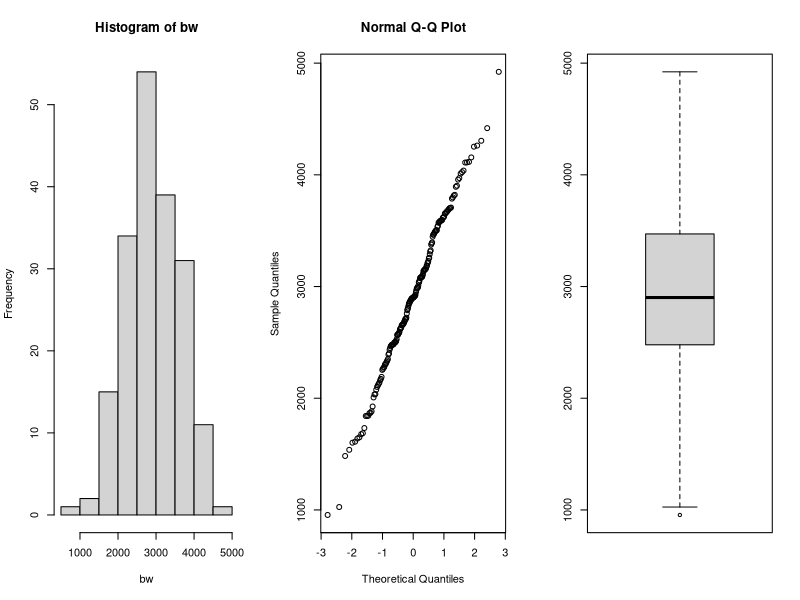
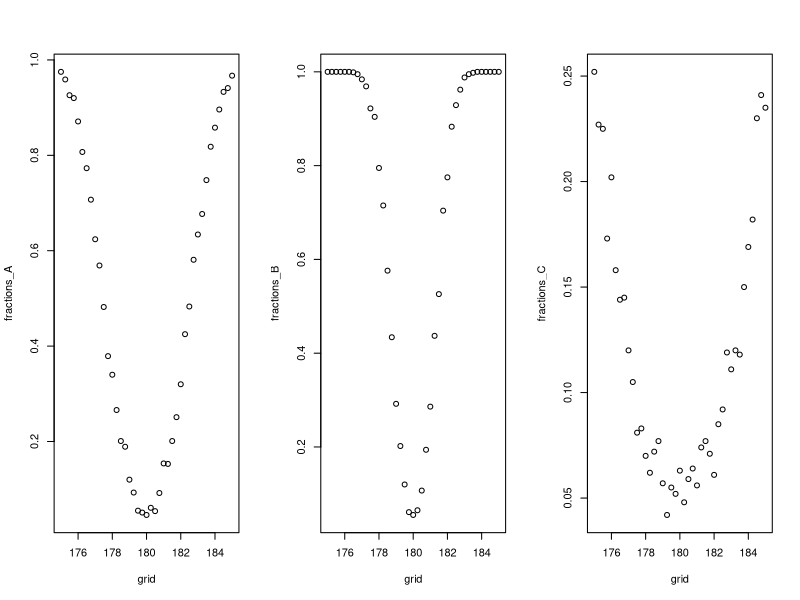
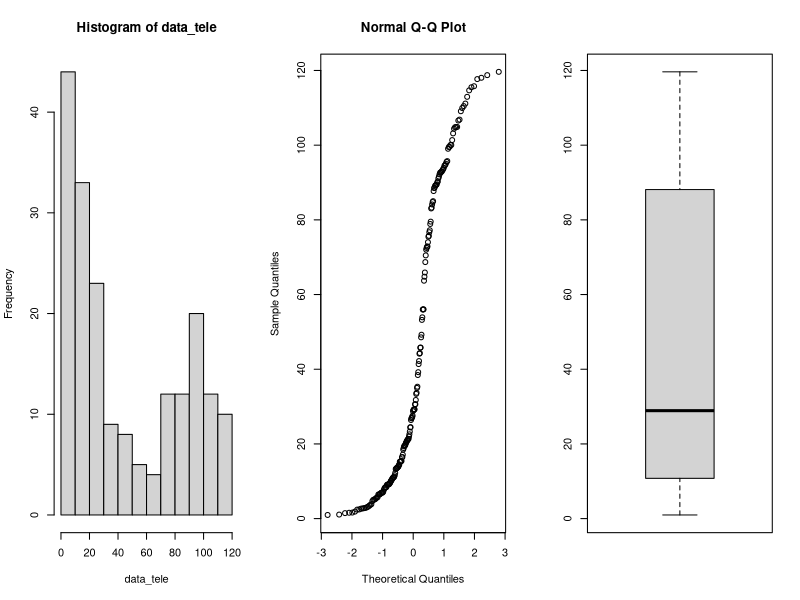
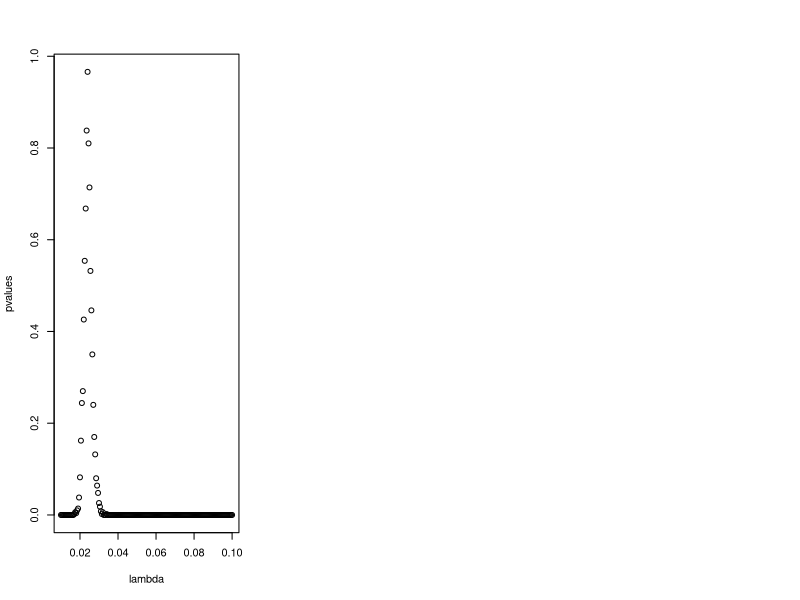
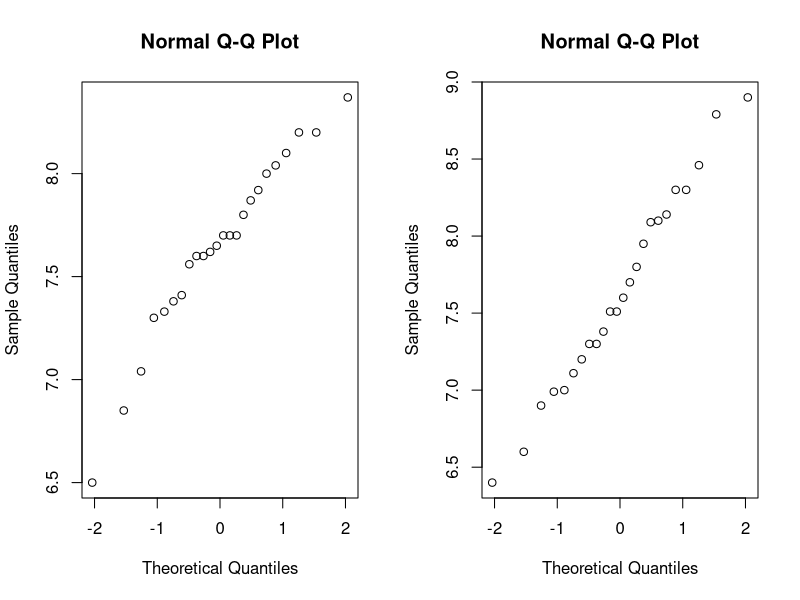
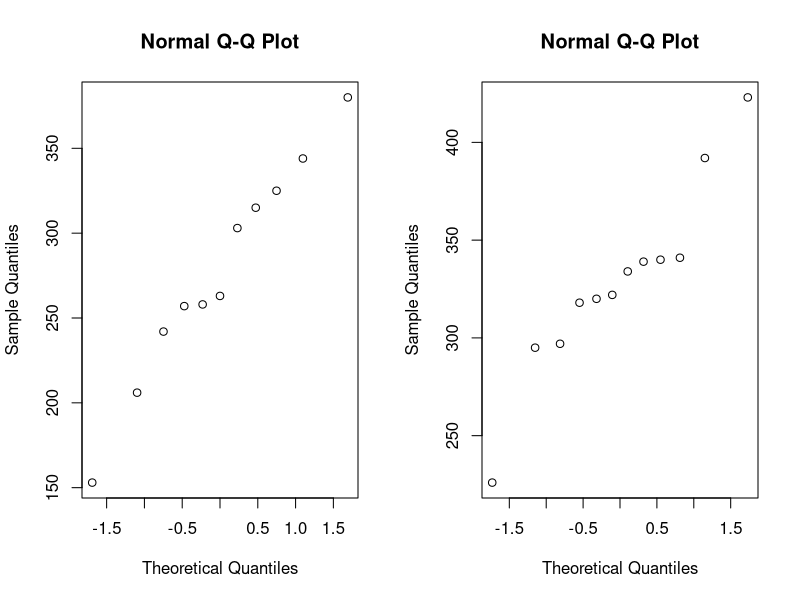
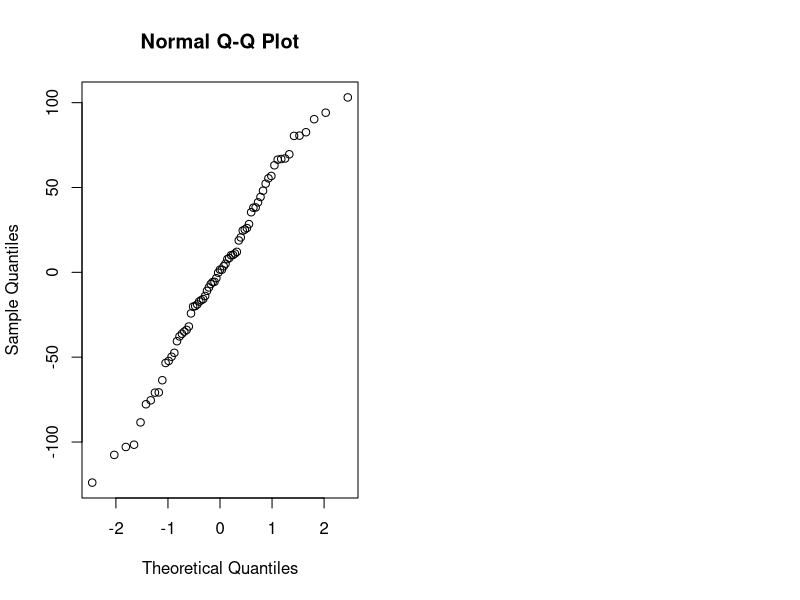

Source code (R) for these figures, in order:
## ---- chunk 1
library(tidyverse)
library(rstudioapi)

knitr::opts_chunk$set(echo = TRUE)
setwd(dirname(getActiveDocumentContext()$path))
# round numbers to 3 digits
options(digits = 3)
## ---- chunk 2
par(mfrow=c(1,3))
data=read.table(file="data/birthweight.txt",header=TRUE)

bw = data$birthweight
hist(bw)
qqnorm(bw)
boxplot(bw)
# perform Shapiro-Wilk normality test
shapiro.test(bw)$p.value

## ---- chunk 3
m = mean(bw)
sd = sd(bw)
n = length(bw)
error = qnorm(0.95)*sd/sqrt(n)
ci = c(m-error, m+error)
paste0("mean: ", m)
paste0("90% confidence interval: (", round(ci[1], 3), ",", round(ci[2], 3), ")")
## ---- chunk 4
t.test(bw, mu=2800, alternative = "greater", conf.level = 0.95)
## ---- chunk 5
n <- m <- 30; mu <- 180; nu <- 175; sd <- 5
grid <- seq(175,185, by=0.25)

power_function<-function(grid,n,m,mu,sd) {
  B <- 1000
  p <- numeric(B)
  G <- length(grid)
  fractions <- numeric(G)
  for (grid_nu in 1:G){
    p <- numeric(B)
    for (b in 1:B){
      x <- rnorm(n,mu,sd)
      y <- rnorm(m,grid[grid_nu],sd)
      p[b] <- t.test(x,y, var.equal = TRUE)[[3]]
    }
    fractions[grid_nu] <- mean(p<0.05)
  }
  return(fractions)
}

fractions_A <- power_function(grid,n,m,mu,sd)

## ---- chunk 6
n <- m <- 100; mu <- 180; sd <- 5

fractions_B <- power_function(grid,n,m,mu,sd)
## ---- chunk 7
n <- m <- 30
mu <- 180
sd <- 15

fractions_C <- power_function(grid,n,m,mu,sd)
par(mfrow=c(1,3))
plot(grid,fractions_A)
plot(grid,fractions_B)
plot(grid,fractions_C)
## ---- chunk 8
data<-read.table(file="data/telephone.txt",header=TRUE)

# remove zeros
data <- data %>% filter(Bills > 0)

data_tele <- data$Bills
par(mfrow=c(1,3))
hist(data_tele)
qqnorm(data_tele)
boxplot(data_tele)

## ---- chunk 9
lambda <- seq(0.01, 0.1, 0.0005)
pvalues <- c()
t <- median(data_tele)
for (x in lambda){
  B <- 1000
  tstar <- numeric(B)
  n <- length(data_tele)
  
  for (i in 1:B){
    xstar <- rexp(n,x)
    tstar[i] <- median(xstar)
  }
  pl<-sum(tstar<t)/B
  pr<-sum(tstar>t)/B
  p<-2*min(pl,pr)
  pl;pr;p
  pvalues <- c(pvalues,p)
}
plot(lambda, pvalues)

best_p <- which(pvalues > 0.05)
lambda[best_p]
## ---- chunk 10
B <- 1000
T1 <- median(data_tele)
Tstar <- numeric(B)
for (i in 1:B){
  Xstar <- sample(data_tele,replace=TRUE)
  Tstar[i] <- median(Xstar)
}
Tstar25 <- quantile(Tstar,0.025)
Tstar975 <- quantile(Tstar, 0.975)

paste0("Data median: ", round(T1, 3))
paste0("95% confidence interval: (", round(2*T1-Tstar975, 3), 
       ",", round(2*T1-Tstar25, 3), ")")

## ---- chunk 11
max_index <- which.max(pvalues)

opt_Lambda <- lambda[max_index]

paste0("Optimal lambda value found: ", round(opt_Lambda, 4))

# simulate exponential distribution and calculate the ci
medians <- c()
B <- 1000
n <- length(data_tele)

for (i in 1:B){
  medians <- c(medians, median(rexp(n,opt_Lambda)))
}

sd = sd(medians)
m = mean(medians)
error = qnorm(0.975)*sd/sqrt(B)
ci = c(m-error, m+error)
paste0("Median estimate: ", round(m, 3))
paste0("95% confidence interval: (", round(ci[1], 3), ",", round(ci[2], 3), ")")
## ---- chunk 12

bill_smal40 <- sum(data_tele<40)

binom.test(bill_smal40, length(data_tele))

bill_less10 <- sum(data_tele < 10)
bill_less10/length(data_tele)
## ---- chunk 13
data <- read.table(file="data/run.txt",header=TRUE)
cor.test(data$before, data$after)$p.value
## disgnostics
par(mfrow=c(1,2)); qqnorm(data$before); qqnorm(data$after)
## ---- chunk 14
# calculate differences
data <- data %>% 
  mutate(diff = before - after)
# filter for lemo and perdorm paired t-test
lemo <- data %>% 
  filter(drink == "lemo")
paste0("p-value for soft drink: ", 
       round(t.test(lemo$before, lemo$after, paired = TRUE)$p.value, 4))
# filter for energy and perform paired t-test
energy <- data %>% 
  filter(drink == "energy")
paste0("p-value for energy drink: ", 
       round(t.test(energy$before, energy$after, paired = TRUE)$p.value, 4))
## ---- chunk 15
# perform t-test
t.test(lemo$diff, energy$diff)$p.value
## ---- chunk 16
# filter for meatmeal
meatmeal <- chickwts %>% 
  filter(feed == "meatmeal") %>% 
  select(weight)
# filter for sunflower
sunflower <- chickwts %>% 
  filter(feed == "sunflower") %>% 
  select(weight)
# check for data normality
par(mfrow=c(1,2))
qqnorm(meatmeal$weight)
qqnorm(sunflower$weight)
# perform t-test, the data is not paired
paste0("t-test p-value: ", 
       round(t.test(meatmeal, sunflower)$p.value, 4))
# Mann-Whitney test
paste0("Mann-Whitney test p-value: ", 
       round(wilcox.test(meatmeal$weight, sunflower$weight)$p.value, 4))
# Kolmogorov-Smirnov test
paste0("Kolmogorov-Smirnov test: ", 
       round(ks.test(meatmeal$weight, sunflower$weight)$p.value, 4))
## ---- chunk 17
chickaov <- lm(weight~feed, data = chickwts)
# performing one-way ANOVA
anova(chickaov)
## ---- chunk 18
#extracting more information
table <- data.frame(summary(chickaov)$coefficients) 
table %>% 
  rename("p-value" = `Pr...t..`) %>% 
  add_rownames("Type") %>% 
  mutate(Type = case_when(
    Type == "(Intercept)" ~ "feedcasein",
    TRUE ~ Type
  ), Estimate = case_when(
    Type != "feedcasein" ~ as.numeric(table$Estimate[1]) + Estimate,
    TRUE ~ Estimate
  )) %>%  mutate_if(is.numeric, funs(as.character(signif(., 3)))) %>%
    knitr::kable(.)
## ---- chunk 19
# check for normality
qqnorm(chickaov$residuals)
## ---- chunk 20
kruskal.test(weight~feed, data = chickwts)$p.value
